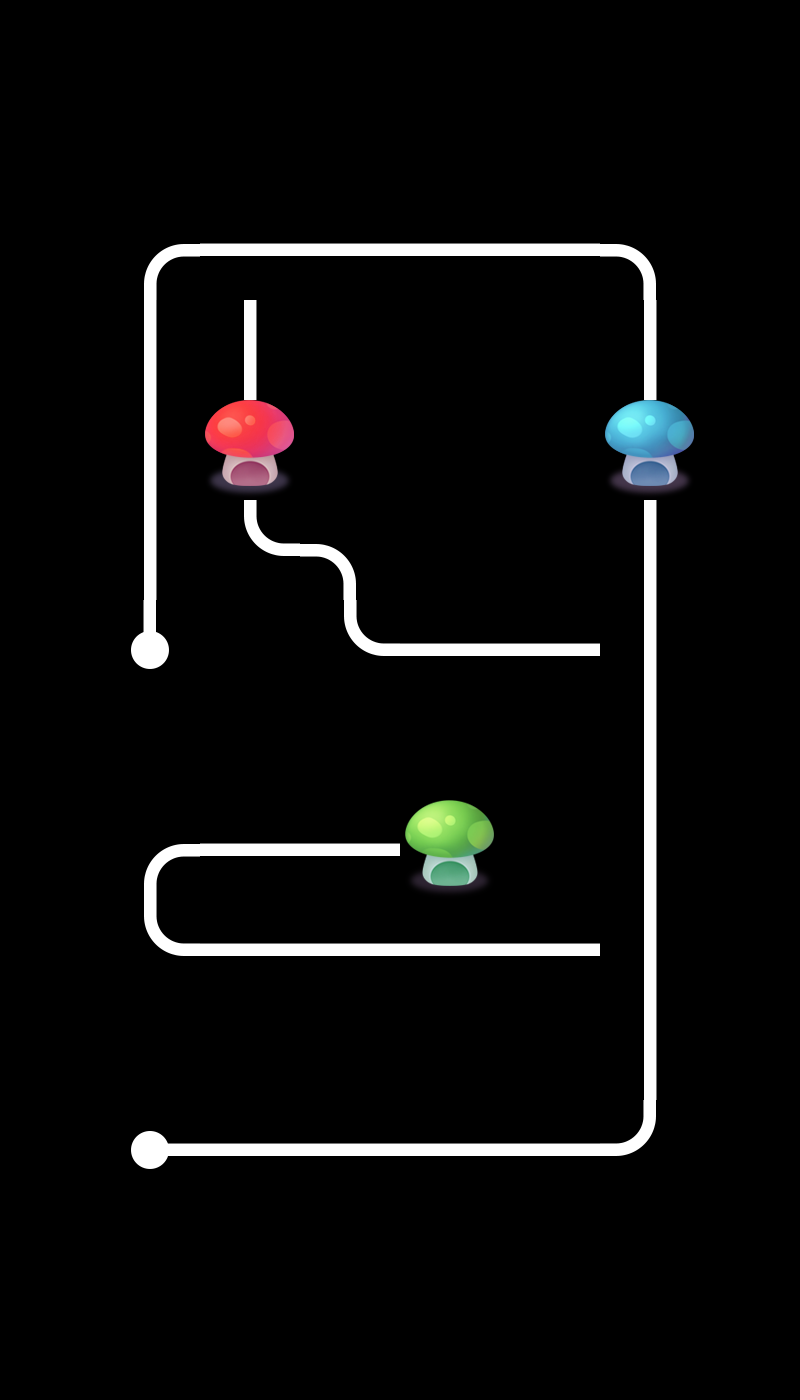

This is a level from a 2D game, rendered from its Tiled map with the project's own tilesets. A one-line summary and the map file follow, with tile-layer data summarised:
An orthogonal 8x14 tile map with 100x100 px tiles, 2 tile layers (layer0, layer1), 2 tilesets and 3 objects.

<map version="1.0" orientation="orthogonal" renderorder="right-down" width="8" height="14" tilewidth="100" tileheight="100" nextobjectid="4">
 <tileset firstgid="1" name="tiled" tilewidth="100" tileheight="100">
  <image source="tiled.png" width="500" height="400" />
 </tileset>
 <tileset firstgid="21" name="tiled" tilewidth="100" tileheight="100">
  <image source="tiled.png" width="500" height="400" />
 </tileset>
 <layer name="layer0" width="8" height="14">
  <data>[112 cells, 28 non-empty, 10 distinct tile ids]</data>
 </layer>
 <layer name="layer1" width="8" height="14">
  <data>[112 cells, 14 non-empty, 7 distinct tile ids]</data>
 </layer>
 <objectgroup name="object1">
  <object id="1" x="224.242" y="218.181" width="48.4848" height="51.5152">
   <properties>
    <property name="id" value="0" />
   </properties>
  </object>
  <object id="2" x="621.212" y="621.212" width="51.5152" height="57.5758">
   <properties>
    <property name="id" value="1" />
   </properties>
  </object>
  <object id="3" x="624.242" y="921.212" width="48.4848" height="54.5455">
   <properties>
    <property name="id" value="2" />
   </properties>
  </object>
 </objectgroup>
</map>
